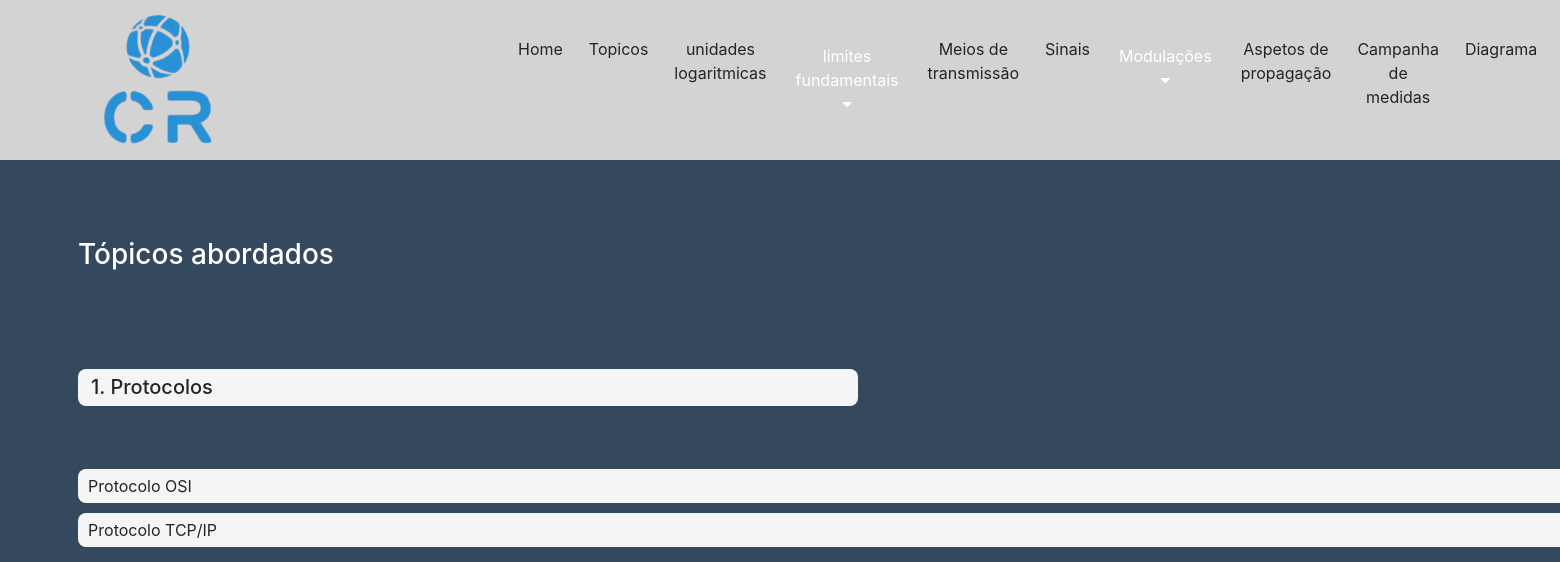
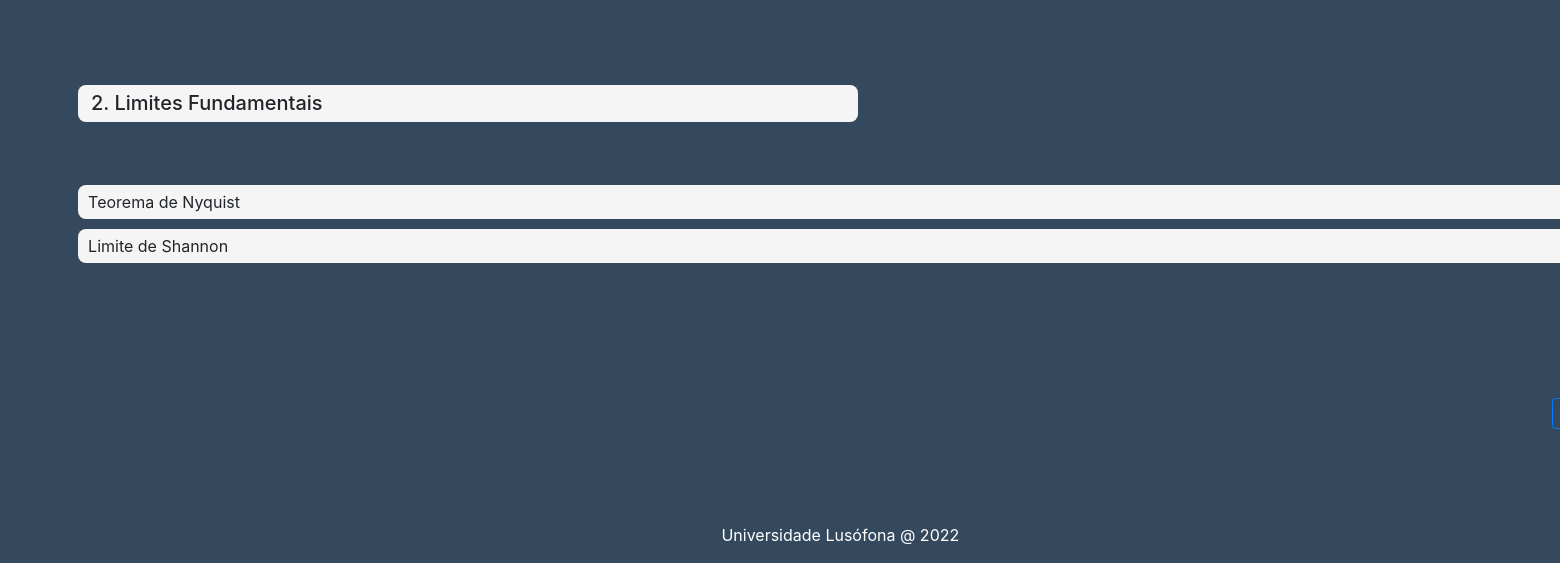
Before: /topicos/ with the older database file (2 pictures, top to bottom).
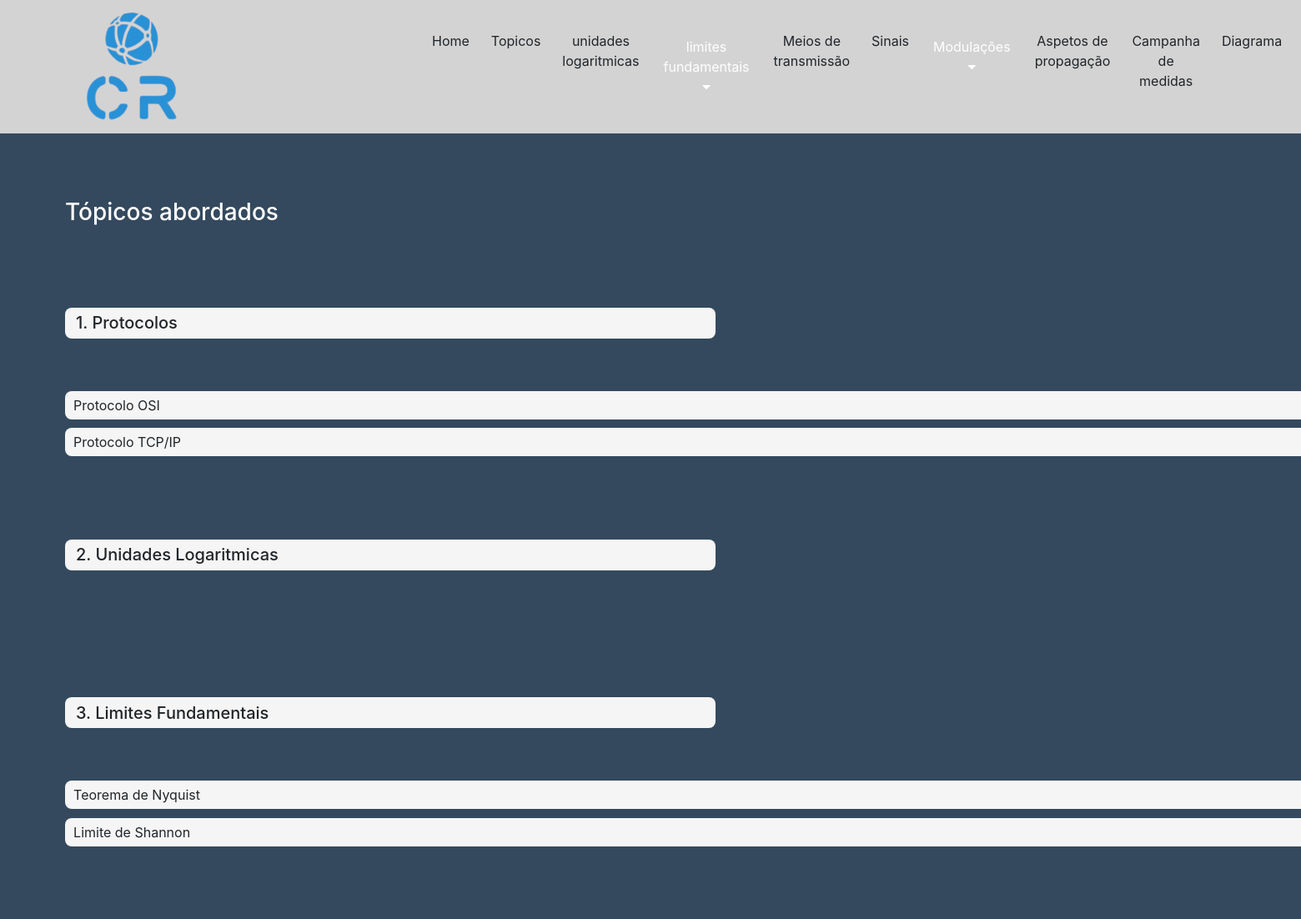
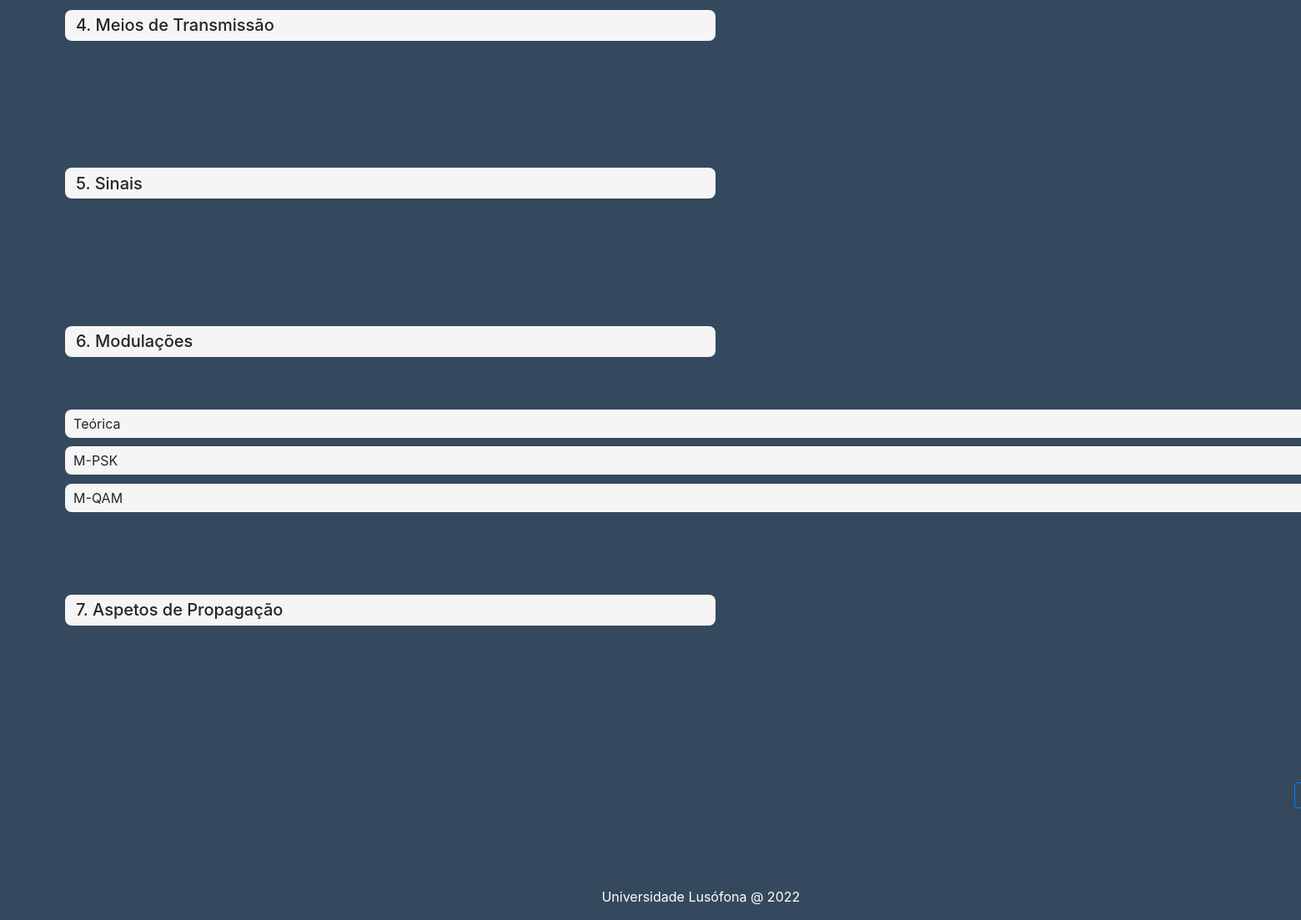
After: the same page with the newer database file (2 pictures, top to bottom).
### core/models.py (models this page shows)
class Topico(models.Model):
    nome = models.CharField(max_length=50)
    ordem = models.IntegerField()
    def __str__(self):
        return f'{self.ordem}. {self.nome}'

class Conteudo(models.Model):
    descricao = models.CharField(max_length=200)
    ordem = models.IntegerField()
    topico = models.ForeignKey(Topico, related_name='conteudos', on_delete=models.CASCADE)
    def __str__(self):
        return f'{self.descricao}'

### core/views.py (the view)
# urls.py: path("topicos/", views.topicos_view, name='topicos'),
def topicos_view(request):
    topicos = Topico.objects.all().order_by('ordem')
    context = {
        'topicos':topicos
    }
    return render(request, 'core/topicos.html', context)

### core/templatetags/custom_tags.py (called while the page is built)
@register.filter
def sort_by(queryset, order):
    return queryset.order_by(order)

### templates/core/topicos.html (shortened to what this page needs)
{% extends "layout.html" %}
{% block main %}
<h3 style="color: white;">Tópicos abordados</h3>
{% load custom_tags %}
{% for topico in topicos  %}
<h5>{{ topico }} </h5>
<div >
    {% for conteudo in topico.conteudos.all|sort_by:'ordem' %}
    <div class="conteudo"> {{ conteudo }} </div>
    {% endfor %}
</div>
{% endfor %}
<br>
<div id="novos">
    <a href="{% url 'core:edita_topicos' %}" class="btn btn-outline-primary  btn-sm" >Edita</a>
</div>
{% endblock main %}

### templates/layout.html (shortened to what this page needs)
<!DOCTYPE html>
<html lang="en">
<head>
    <link rel="stylesheet" href="https://maxcdn.bootstrapcdn.com/bootstrap/4.5.2/css/bootstrap.min.css">
    {% load static %}
    <link rel="stylesheet" href="{% static 'styles.css' %}">
    <link rel="stylesheet" href="https://cdnjs.cloudflare.com/ajax/libs/font-awesome/4.7.0/css/font-awesome.min.css">
</head>
<body>
    <header>
        <div class="logo">
            {% load static %}
            <img src="{% static 'core\logo.png' %}" width="300px" alt="">
        </div>
        <div class="menu">
            <nav>
                <a href="{% url 'core:index' %}" class="btn">Home</a>
                <a href="{% url 'core:topicos' %}" class="btn">Topicos</a>
                <a href="{% url 'core:conversor' %}" class="btn">unidades logaritmicas</a>
                <div class="dropdown">
                    <button class="dropbtn">
                        limites fundamentais
                        <i class="fa fa-caret-down"></i>
                    </button>
                </div>
                <a href="{% url 'core:meios' %}" class="btn">Meios de transmissão</a>
                <a href="{% url 'core:sinais' %}" class="btn">Sinais</a>
                <div class="dropdown">
                    <button class="dropbtn">
                        Modulações
                        <i class="fa fa-caret-down"></i>
                    </button>
                </div>
                <a href="{% url 'core:aspetos' %}" class="btn">Aspetos de propagação</a>
                <a href="{% url 'core:cenario' %}" class="btn">Campanha de medidas</a>
                <a href="{% url 'core:diagrama' %}" class="btn">Diagrama</a>
                <div class="dropdown">
                    <button class="dropbtn">
                    </button>
                </div>
            </nav>
        </div>
    </header>
    <main>
        {% block main %}
        {% endblock main %}
    </main>
    <footer style="color: white;">
        Universidade Lusófona @ 2022
    </footer>
</body>
</html>

### static/styles.css (style rules this page uses)
body { height: 100vh; display: grid; grid-template-rows: 20vh 1fr 7vh; background-color: #34495e; }
header { background-color: rgb(211, 211, 211); display: flex; flex-direction: row; justify-content: left; align-items: center; gap: 5px; }
.menu { margin-left: 200px; justify-content: right; }
nav { display: flex; flex-direction: row; }
nav a { display: block; }
footer { display: flex; flex-direction: column; justify-content: center; align-items: center; }
main { display: flex; flex-direction: column; justify-content: center; align-items: flex-start; gap: 5ch; padding: 5vw; }
main>div { width: 100%; }
div#novos { display: flex; flex-direction: row; justify-content: flex-end; align-items: flex-start; gap: 5ch; }
div.conteudo, h5 { min-width: 50vw; list-style-type: none; background-color: whitesmoke; padding: 0.5ch 1ch; margin-bottom: 1ch; display: flex; justify-content: space-between; }
h5 { margin-top: 3ch; }
.dropdown { float: left; z-index: 1; }
.dropdown .dropbtn { font-size: 16px; border: none; outline: none; color: white; padding: 14px 16px; background-color: inherit; font-family: inherit; margin: 0; }

### templates/core/topicos.html (style rules this page uses)
.conteudo { border-radius: 8px; }
h5 { border-radius: 8px; }

Changed rows visible on the page:
added Topico: ordem+nome "2. Unidades Logaritmicas"
changed Topico: ordem+nome "2. Limites Fundamentais" → "3. Limites Fundamentais"
added Topico: ordem+nome "4. Meios de Transmissão"
added Topico: ordem+nome "5. Sinais"
added Topico: ordem+nome "6. Modulações"
added Conteudo: descricao "Teórica", shown under "6. Modulações"
added Conteudo: descricao "M-PSK", shown under "6. Modulações"
added Conteudo: descricao "M-QAM", shown under "6. Modulações"
added Topico: ordem+nome "7. Aspetos de Propagação"
